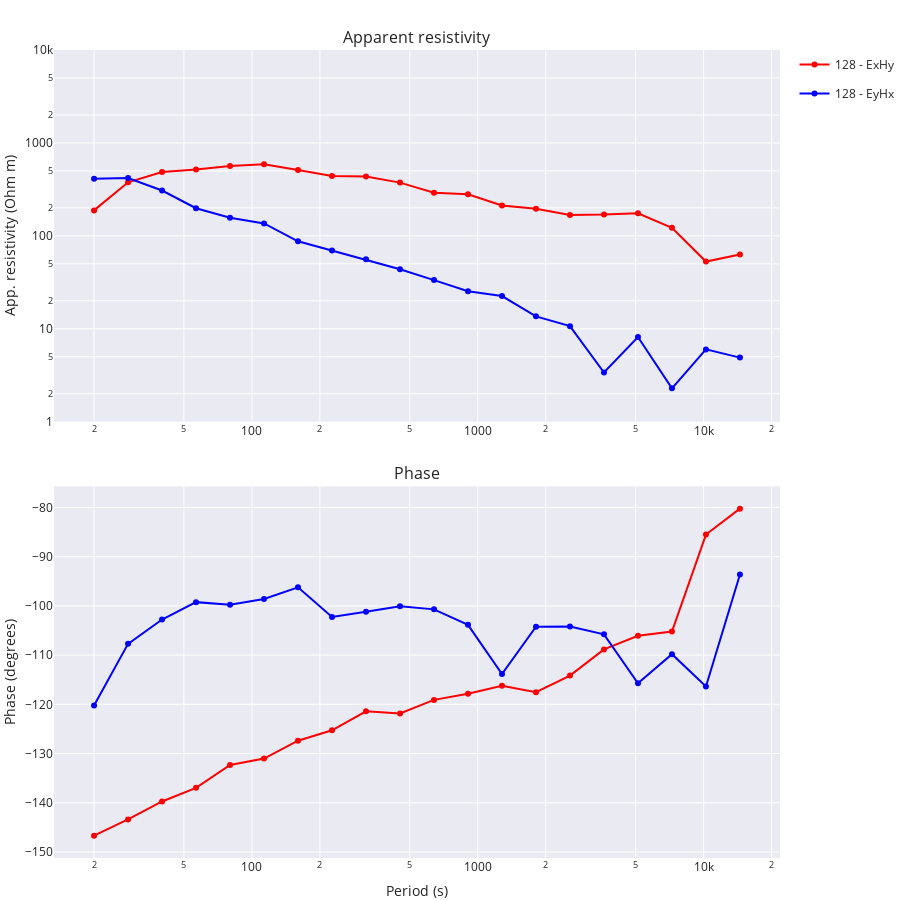

Notebook cell for this chart:
### Code cell
soln = config.solver.run(reg_data)
fig = soln.tf.plot(
    soln.freqs,
    soln.components,
    to_plot=["ExHy", "EyHx"],
    x_lim=[1, 5],
    res_lim=[0, 4],
    legend="128",
    symbol="circle",
)
fig.update_layout(height=900)
fig.show()

### Figure 1 — Plotly figure (JSON) as saved in the notebook; plotly's stock layout.template omitted (floating-point values rounded to 4 significant figures)
{"data": [{"legendgroup": "128 - ExHy", "line": {"color": "red"}, "marker": {"color": "red", "symbol": "circle"}, "mode": "lines+markers", "name": "128 - ExHy", "type": "scatter", "x": [20, 28.28, 40, 56.57, 80, 113.1, 160, 226.3, 320, 452.5, 640, 905.1, 1280, 1810.0, 2560, 3620.0, 5120, 7241.0, 10240, 14480.0], "xaxis": "x", "y": [187.9, 376.5, 487.3, 517.4, 563.8, 588.8, 510.3, 440.5, 434.8, 374.1, 290.7, 280.4, 212.4, 195.9, 167.5, 169.6, 175.1, 121.9, 52.87, 63.0], "yaxis": "y"}, {"legendgroup": "128 - ExHy", "line": {"color": "red"}, "marker": {"color": "red", "symbol": "circle"}, "mode": "lines+markers", "name": "128 - ExHy", "showlegend": false, "type": "scatter", "x": [20, 28.28, 40, 56.57, 80, 113.1, 160, 226.3, 320, 452.5, 640, 905.1, 1280, 1810.0, 2560, 3620.0, 5120, 7241.0, 10240, 14480.0], "xaxis": "x2", "y": [-146.7, -143.4, -139.7, -137.0, -132.3, -131.0, -127.4, -125.3, -121.4, -121.9, -119.1, -117.9, -116.2, -117.5, -114.2, -108.8, -106.1, -105.2, -85.51, -80.24], "yaxis": "y2"}, {"legendgroup": "128 - EyHx", "line": {"color": "blue"}, "marker": {"color": "blue", "symbol": "circle"}, "mode": "lines+markers", "name": "128 - EyHx", "type": "scatter", "x": [20, 28.28, 40, 56.57, 80, 113.1, 160, 226.3, 320, 452.5, 640, 905.1, 1280, 1810.0, 2560, 3620.0, 5120, 7241.0, 10240, 14480.0], "xaxis": "x", "y": [410.9, 419.0, 307.3, 198.1, 156.8, 136.0, 87.42, 69.36, 56.01, 43.67, 33.38, 25.38, 22.48, 13.6, 10.67, 3.381, 8.151, 2.283, 6.0, 4.891], "yaxis": "y"}, {"legendgroup": "128 - EyHx", "line": {"color": "blue"}, "marker": {"color": "blue", "symbol": "circle"}, "mode": "lines+markers", "name": "128 - EyHx", "showlegend": false, "type": "scatter", "x": [20, 28.28, 40, 56.57, 80, 113.1, 160, 226.3, 320, 452.5, 640, 905.1, 1280, 1810.0, 2560, 3620.0, 5120, 7241.0, 10240, 14480.0], "xaxis": "x2", "y": [-120.2, -107.7, -102.8, -99.24, -99.78, -98.58, -96.23, -102.3, -101.2, -100.1, -100.7, -103.8, -113.9, -104.2, -104.2, -105.8, -115.7, -109.8, -116.4, -93.61], "yaxis": "y2"}], "layout": {"annotations": [{"font": {"size": 16}, "showarrow": false, "text": "Apparent resistivity", "x": 0.5, "xanchor": "center", "xref": "paper", "y": 1, "yanchor": "bottom", "yref": "paper"}, {"font": {"size": 16}, "showarrow": false, "text": "Phase", "x": 0.5, "xanchor": "center", "xref": "paper", "y": 0.46, "yanchor": "bottom", "yref": "paper"}], "height": 900, "margin": {"b": 0, "l": 0, "r": 0, "t": 50}, "xaxis": {"anchor": "y", "domain": [0, 1], "matches": "x2", "range": [1, 5], "showticklabels": true, "type": "log"}, "xaxis2": {"anchor": "y2", "domain": [0, 1], "showticklabels": true, "title": {"text": "Period (s)"}, "type": "log"}, "yaxis": {"anchor": "x", "domain": [0.54, 1], "range": [0, 4], "title": {"text": "App. resistivity (Ohm m)"}, "type": "log"}, "yaxis2": {"anchor": "x2", "domain": [0, 0.46], "title": {"text": "Phase (degrees)"}}}}
